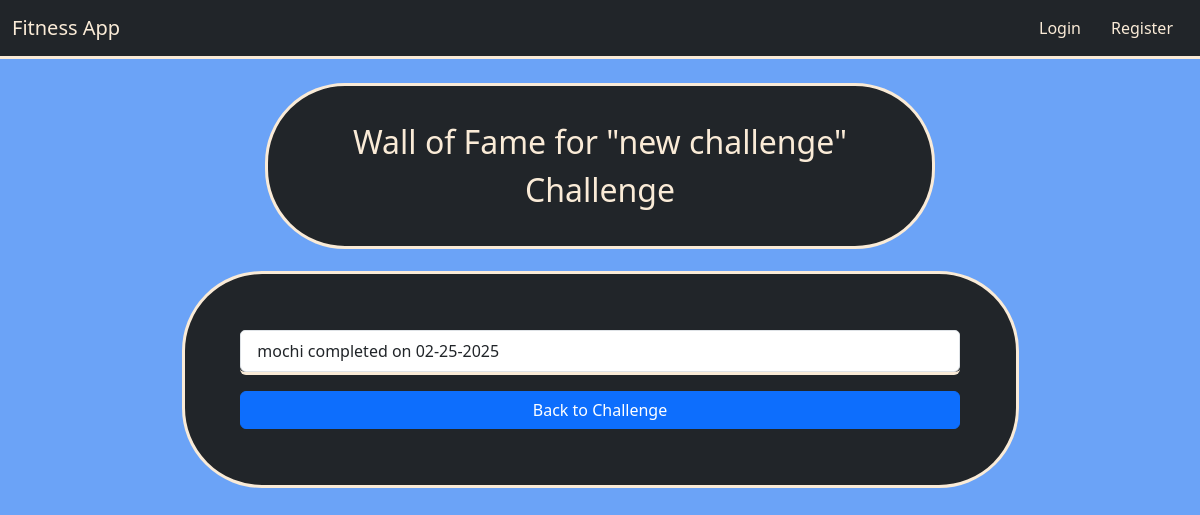
Screenshot of /5/wall_of_fame with the database file from the repository.
### models.py (models this page shows)
class Challenge(db.Model):
    id = db.Column(db.Integer, primary_key=True)
    user_id = db.Column(db.Integer, db.ForeignKey('user.id'), nullable=True)
    challenge_type = db.Column(db.String(80), nullable=False)
    image = db.Column(db.String(200), nullable=True)
    description = db.Column(db.Text, nullable=False)
    tags = db.Column(db.String(200), nullable=True)
    created_at = db.Column(db.DateTime, default=func.now())
    goals = db.relationship('Goal', backref='challenge', lazy=True, cascade="all, delete-orphan")
    badges = db.relationship('ChallengeBadge', backref='challenge', lazy=True, cascade="all, delete-orphan")
    chat_messages = db.relationship('ChatMessage', backref='challenge', lazy=True, cascade="all, delete-orphan")
    statuses = db.relationship('UserChallengeStatus', backref='challenge', lazy=True, cascade="all, delete-orphan")
    completions = db.relationship('CompletedChallenge', backref='challenge', lazy=True, cascade="all, delete-orphan")
    favorites = db.relationship('Favorite', backref='challenge', lazy=True, cascade="all, delete-orphan")

class CompletedChallenge(db.Model):
    id = db.Column(db.Integer, primary_key=True)
    user_id = db.Column(db.Integer, db.ForeignKey('user.id'), nullable=False)
    challenge_id = db.Column(db.Integer, db.ForeignKey('challenge.id'), nullable=False)
    completed_at = db.Column(db.DateTime, default=datetime.utcnow)
    fully_completed = db.Column(db.Boolean, default=False)  # New flag

class User(db.Model):
    id = db.Column(db.Integer, primary_key=True)
    username = db.Column(db.String(80), unique=True, nullable=False)
    email = db.Column(db.String(120), nullable=False)
    password = db.Column(db.String(128), nullable=False)
    challenges = db.relationship('Challenge', backref='creator', lazy=True)
    chat_messages = db.relationship('ChatMessage', backref='user', lazy=True)
    statuses = db.relationship('UserChallengeStatus', backref='user', lazy=True)
    completed_challenges = db.relationship('CompletedChallenge', backref='user', lazy=True)
    favorites = db.relationship('Favorite', backref='user', lazy=True)

### routes/challenge_routes.py (the view)
@challenge_bp.route('/<int:challenge_id>/wall_of_fame')
def wall_of_fame(challenge_id):
    challenge_obj = Challenge.query.get(challenge_id)
    if not challenge_obj:
        flash('Challenge not found.')
        return redirect(url_for('challenge_bp.index'))
    wall_entries = CompletedChallenge.query.filter_by(challenge_id=challenge_id, fully_completed=True)\
                    .order_by(CompletedChallenge.completed_at.desc()).all()
    return render_template('challenge_wall_of_fame.html', wall_entries=wall_entries, challenge=challenge_obj)

### templates/challenge_wall_of_fame.html
{% extends "layout.html" %}
{% block content %}
  <div class="container titles">
    <p class="headers">Wall of Fame for "{{ challenge.challenge_type }}" Challenge</p>
  </div>
  <div class="card content gap border-3">
    <ul class="list-group">
      {% for entry in wall_entries %}
        <li class="list-group-item">
          {{ entry.user.username }} completed on {{ entry.completed_at.strftime('%m-%d-%Y') }}
        </li>
      {% else %}
        <li class="list-group-item">No completions yet.</li>
      {% endfor %}
    </ul>
    <a href="{{ url_for('challenge_bp.challenge', challenge_id=challenge.id) }}" class="btn btn-primary mt-3">
      Back to Challenge
    </a>
  </div>
{% endblock %}

### static/css/main.css (style rules this page uses)
body { background-color:rgb(107, 163, 247); }
.titles { color: antiquewhite; margin: auto; width: 60%; background-color: #212529; border-style: solid; border-color: antiquewhite; border-radius: 5em; }
.titles .headers { padding: 5%; margin: auto; text-align: center; font-size: 2em; }
.content { color: antiquewhite; padding: 5%; margin: 2% auto; width: 75%; background-color: #212529; border-style: solid; border-color: antiquewhite; border-radius: 5em; }

### rows the page displays
Challenge: challenge_type "new challenge"
CompletedChallenge: user.username "mochi", completed_at "02-25-2025"
